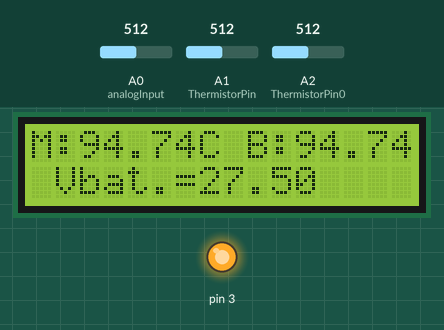
A sketch run on a simulated Arduino Uno, built with avr-gcc and run on an emulated ATmega328P. On the bench: 16×2 character LCD, output pins drawn as LEDs (lit = HIGH). The inputs (shaded band) are chosen by the test bench; at power-on: A1 (ThermistorPin) = 512, A0 (analogInput) = 512, A2 (ThermistorPin0) = 512. What the sketch prints to the serial monitor is not drawn.

Above: at 6.3 s.
6.4 s: A1 (ThermistorPin) set to 716
At 7.1 s:
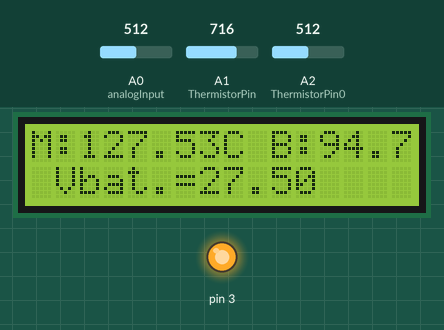
9.5 s: A0 (analogInput) set to 716
At 10.3 s:
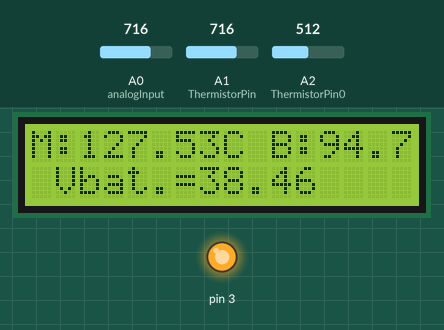
11.4 s: A2 (ThermistorPin0) set to 716
At 11.9 s:
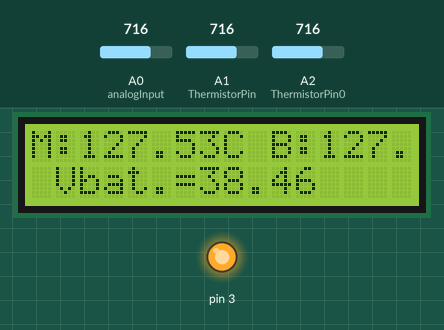
13.0 s: A1 (ThermistorPin) set to 900
At 13.5 s:
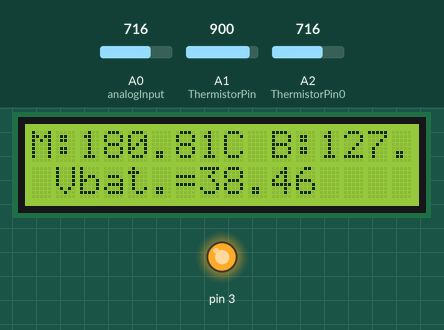
14.6 s: A0 (analogInput) set to 900
At 15.1 s:
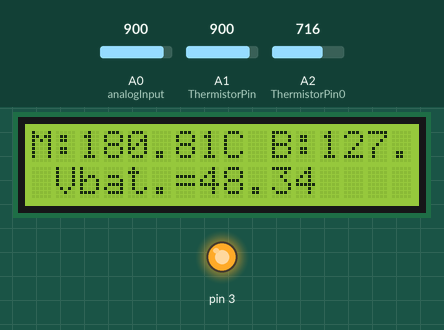
16.2 s: A2 (ThermistorPin0) set to 900
At 16.7 s:
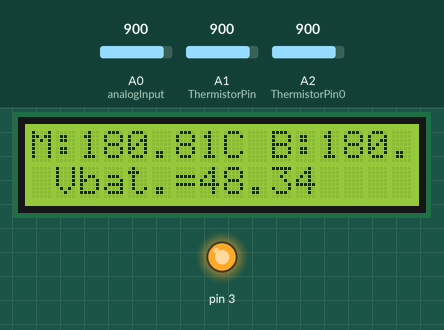
Timing chart, 0 to 18.8 s (numbered marks = the images above; inputs shaded):
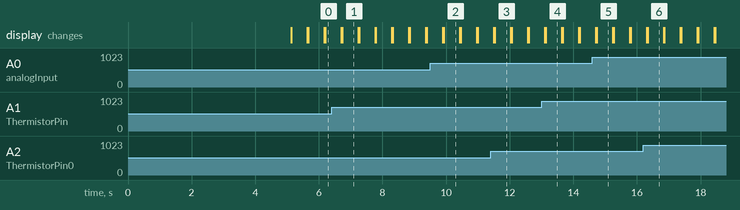

Measured:
- after the input at 6.4 s, the display: first differs from a run without the input after 0.33 s (image 1)
- after the input at 9.5 s, the display: first differs from a run without the input after 0.43 s (image 2)
- after the input at 11.4 s, the display: first differs from a run without the input after 0.13 s (image 3)
- after the input at 13.0 s, the display: first differs from a run without the input after 0.13 s (image 4)
- after the input at 14.6 s, the display: first differs from a run without the input after 0.13 s (image 5)
- after the input at 16.2 s, the display: first differs from a run without the input after 0.13 s (image 6)
- what the display in image 1 shows lasts 0.5 s, from 6.7 s to 7.2 s

The sketch:

temp.ino
```cpp
#include <Wire.h>
#include <LiquidCrystal_I2C.h>

int ThermistorPin = 1;
int Vo;
float R1 = 1000;
float logR2, R2, T;
float c1 = 1.009249522e-03, c2 = 2.378405444e-04, c3 = 2.019202697e-07;

int ThermistorPin0 = 2;
int Vo0;
float R10 = 1000;
float logR20, R20, T0;

int analogInput = 0;
float vout = 0.0;
float vin = 0.0;
float R11 = 100000.0; // resistance of R1 (100K) -see text!
float R21 = 10000.0; // resistance of R2 (10K) - see text!
int value = 0;
byte degree[8] =
              {
                0b00011,
                0b00011,
                0b00000,
                0b00000,
                0b00000,
                0b00000,
                0b00000,
                0b00000
              };

LiquidCrystal_I2C lcd(0x3f,16,2);

void setup() {
  pinMode(3, OUTPUT);
  digitalWrite(3, HIGH);
  lcd.init();                      // initialize the lcd
  lcd.backlight();
  lcd.createChar(1, degree);
  lcd.home();
  Serial.begin(9600);
  lcd.print(" Hello Hydra...");
  lcd.setCursor(0, 1);
  lcd.print("   Let's win!");
  //lcd.printByte(3);
  //lcd.print(" win!");
  delay(5000);
  lcd.clear();
}

void loop() {

  Vo = analogRead(ThermistorPin);
  R2 = R1 * (1023.0 / (float)Vo - 1.0);
  logR2 = log(R2);
  T = (1.0 / (c1 + c2*logR2 + c3*logR2*logR2*logR2));
  T = T - 273.15;

  Vo0 = analogRead(ThermistorPin0);
  R20 = R10 * (1023.0 / (float)Vo0 - 1.0);
  logR20 = log(R20);
  T0 = (1.0 / (c1 + c2*logR20 + c3*logR20*logR20*logR20));
  T0 = T0 - 273.15;

  Serial.print("Temperature0: ");
  Serial.print(T);

  lcd.print("M:");
  lcd.print(T);
  //lcd.write(1);
  lcd.print("C");

  lcd.print(" B:");
  lcd.print(T0);
  //lcd.write(1);
  lcd.print("C");

   value = analogRead(analogInput);
   vout = (value * 5.0) / 1024.0; // see text
   vin = vout / (R21/(R11+R21));
   if (vin<0.09) {
   vin=0.0;//statement to quash undesired reading !
   }
  lcd.setCursor(1, 1);
  lcd.print("Vbat.=");
  lcd.print(vin);
  delay(500);
  lcd.clear();

}
```
